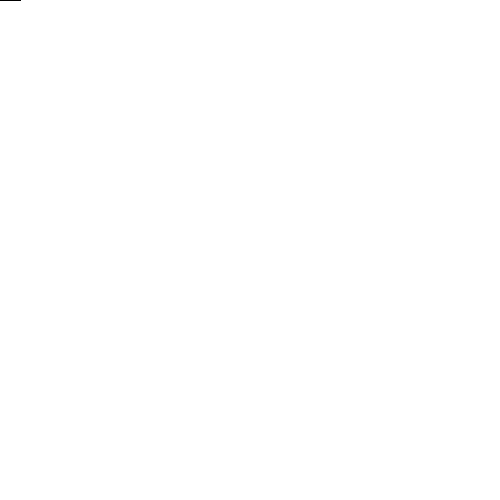
Frame 1 (no input)
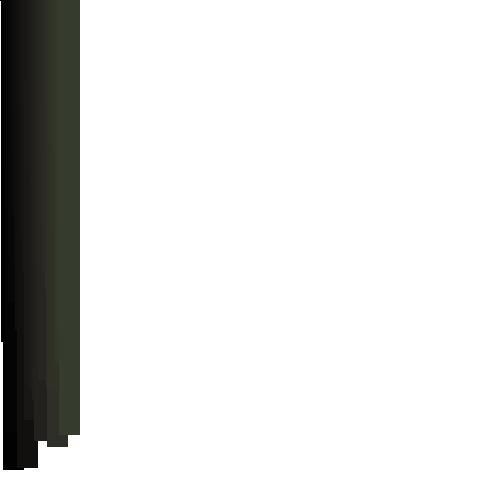
Frame 60 (the mouse pressed at the canvas centre just before this capture)
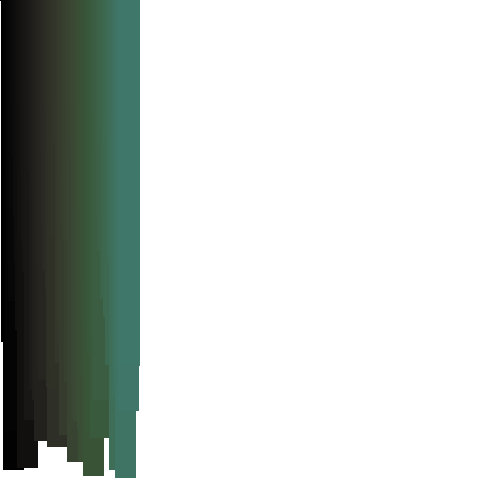
Frame 120 (the mouse held since frame 60 and released just before this capture)

The Processing sketch that drew these frames (run headless with seeded random() and noise(); from frame 60 on, the mouse is pressed at the canvas centre):

// Processing sketch: E2
// ── E2.pde

int x,y,t,h,s,b;

void setup()
{
  size(500,500);
  background(255);
  x=0;
  y=0;
  colorMode(HSB);
}

void draw()
{
  fill(h, s, b);
  stroke(h, s, b);
  rect(x, 0, 20, 0+t);
  x++;
  x%=500;
  t=floor(random(70,490));
  h++;
  s++;
  b++;
  h%=255;
  
}
